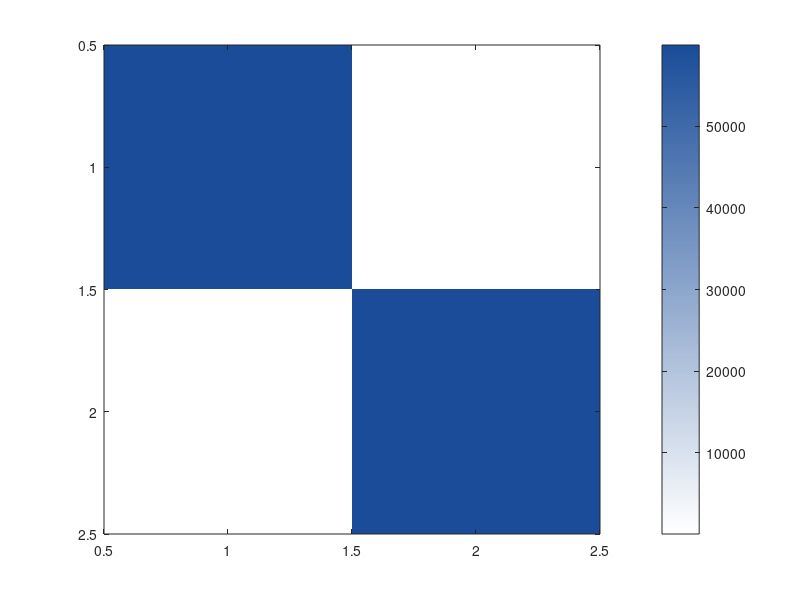

Here is the MATLAB script that generated this plot: (Note: this script raises an error after producing the figure.)
% 1. 输入数据 (来自你之前生成的 JSON 文件)
TN = 59970;  FP = 30;
FN = 104;    TP = 59896;

% 构造混淆矩阵 [真实为负, 真实为正]
cm = [TN, FP; FN, TP];
labels = {'Non-Duplicate (Negative)', 'Duplicate (Positive)'};

% 2. 创建高清晰度画布
fig3 = figure('Color', 'w', 'Position', [300, 300, 550, 450]);

% 3. 绘制热力图矩阵
imagesc(cm);

% 4. 采用高级学术配色 (类似 Seaborn 的蓝白色调)
cmap = [linspace(1, 0.1, 256)', linspace(1, 0.3, 256)', linspace(1, 0.6, 256)'];
colormap(cmap);
cb = colorbar;
cb.FontName = 'Times New Roman';
cb.FontSize = 11;

% 5. 坐标轴设置
set(gca, 'XTick', 1:2, 'XTickLabel', labels, 'YTick', 1:2, 'YTickLabel', labels, ...
    'FontName', 'Times New Roman', 'FontSize', 12, 'LineWidth', 1.2);
xlabel('Predicted Class', 'FontName', 'Times New Roman', 'FontSize', 14, 'FontWeight', 'bold');
ylabel('True Class', 'FontName', 'Times New Roman', 'FontSize', 14, 'FontWeight', 'bold');
title('Confusion Matrix: Bi-GRU DeepLSH', 'FontName', 'Times New Roman', 'FontSize', 16, 'FontWeight', 'bold');

% 6. 在方格中心填写数值
for i = 1:2
    for j = 1:2
        val = cm(i, j);
        % 如果数值很大，用白色字；数值小，用黑色字
        if val > 30000
            textColor = 'w';
        else
            textColor = 'k';
        end
        % 添加带有千位分隔符的文本
        text(j, i, num2str(val, '%d'), 'HorizontalAlignment', 'center', ...
            'Color', textColor, 'FontName', 'Times New Roman', 'FontSize', 16, 'FontWeight', 'bold');
    end
end

% 7. 优化边框
axis square;
set(gca, 'XAxisLocation', 'bottom');

% 8. 导出高清图
exportgraphics(fig3, 'Confusion_Matrix.pdf', 'ContentType', 'vector');
disp('混淆矩阵已成功导出为 Confusion_Matrix.pdf');
